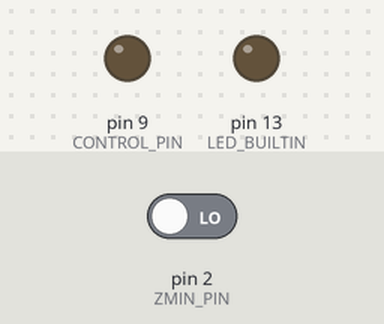
Simulated run of this sketch. Board: Arduino Uno, built with avr-gcc and run on an emulated ATmega328P. Shown: output pins drawn as LEDs (lit = HIGH). Dashed ring = blinking. The test bench sets the inputs (shaded band); at power-on: pin 2 (ZMIN_PIN) LOW. What the sketch prints to the serial monitor is not drawn.

Above: at 0.1 s.
At 2.1 s:
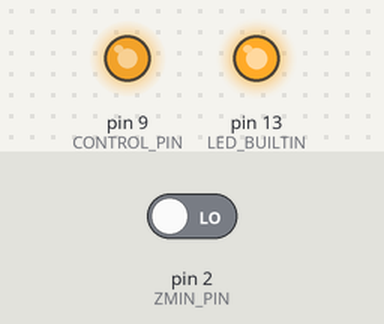
At 5.2 s:
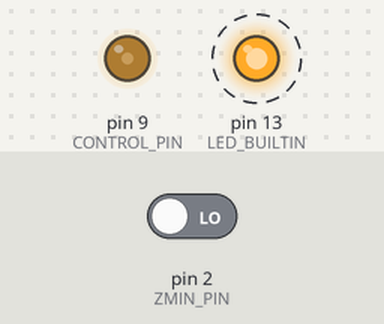
5.3 s: pin 2 (ZMIN_PIN) driven HIGH
Timing chart, 0 to 14.3 s (numbered marks = the images above; inputs shaded):
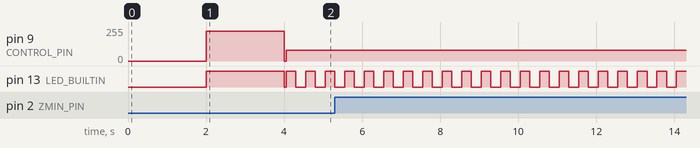

Measured:
- by itself, pin 13 (LED_BUILTIN): alternates HIGH for 0.25 s and LOW for 0.25 s

The sketch:

BLTouchTest.ino
```cpp
// (licence header left out)
#define ZMIN_PIN    2 // interrupt
#define CONTROL_PIN 9 // PWM

// Arduino Pro 5V 16 MHz PWM numbers
// 1   - min value 8 us
// 255 - max value constant
// 254 - max - 1 value 2030 us

// BLTouch
// Control Function    Timing          Write value
//  Pin down           550 - 800 us    69 - 100
//  Pin up             1400 - 1600 us  175 - 200
//  Self-test          1700 - 1900 us  213 - 238
//  Alarm reset        2100 - 2400 us  255 + delayMicroseconds(2200) + 0

#define PIN_DOWN  80
#define PIN_UP    190
#define SELF_TEST 225

void setup() {
  Serial.begin(115200);
  // Might want LED for something...
  pinMode(LED_BUILTIN, OUTPUT);
  // Set to known output/state
  analogWrite(CONTROL_PIN, 0);
  // If setup called from power on event, let BLTouch run it's self test
  delay(2000);
  selfTest();
  attachInterrupt(digitalPinToInterrupt(ZMIN_PIN), alarm, RISING);
  analogWrite(CONTROL_PIN, PIN_DOWN);
}

void selfTest()
{
  digitalWrite(LED_BUILTIN, HIGH);
  analogWrite(CONTROL_PIN, SELF_TEST);
  delay(2000);
  digitalWrite(LED_BUILTIN, LOW);
  analogWrite(CONTROL_PIN, 0);
  delay(50);
}

void alarm()
{
  Serial.println("alarm");
}
void resetAlarm()
{
  analogWrite(CONTROL_PIN, 255);
  delayMicroseconds(2200);
  analogWrite(CONTROL_PIN, 0);
  delay(5); // for good measure
}

void loop() {
  digitalWrite(LED_BUILTIN, HIGH);
  delay(250);
  digitalWrite(LED_BUILTIN, LOW);
  delay(250);
}
```
